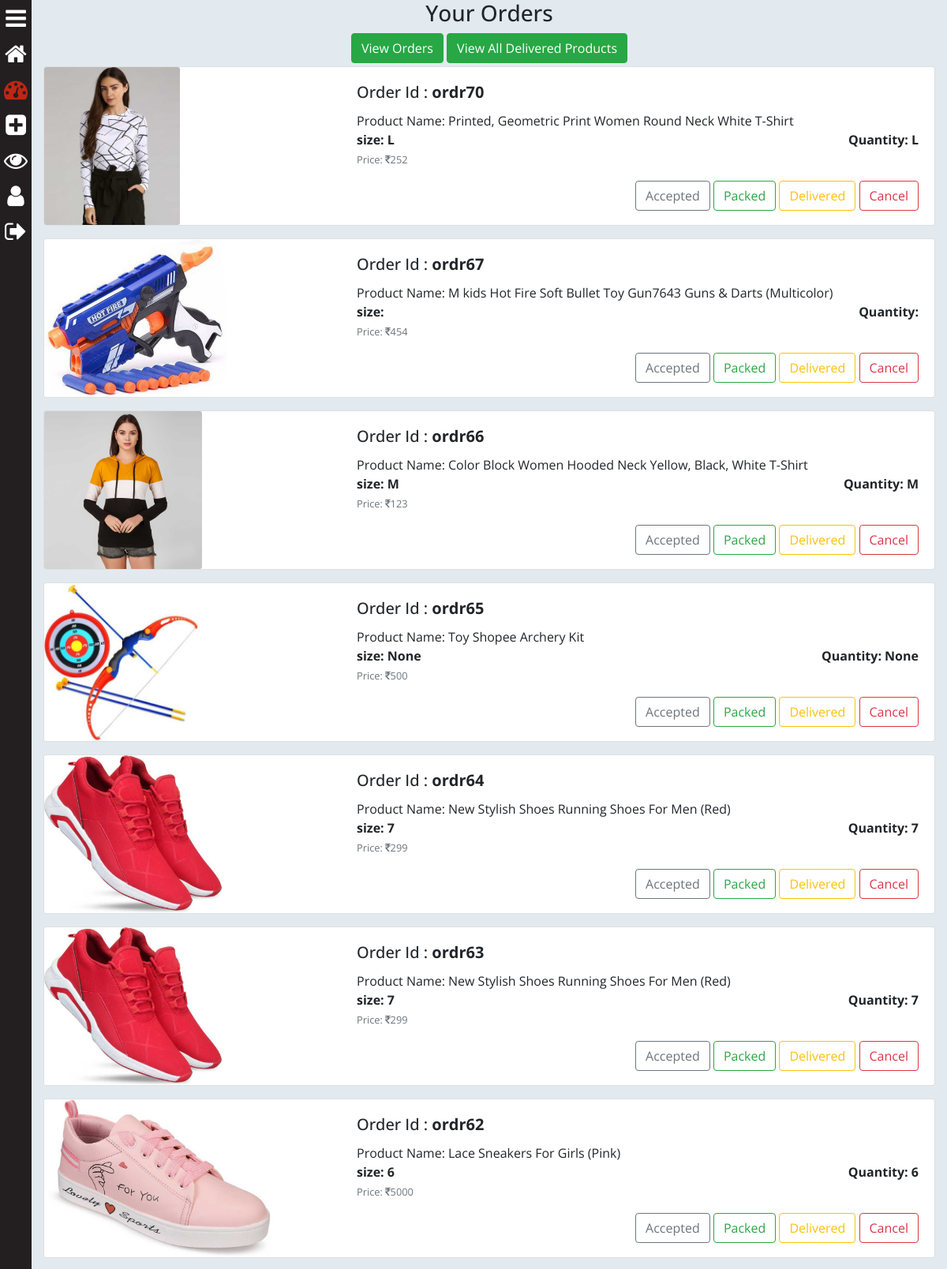
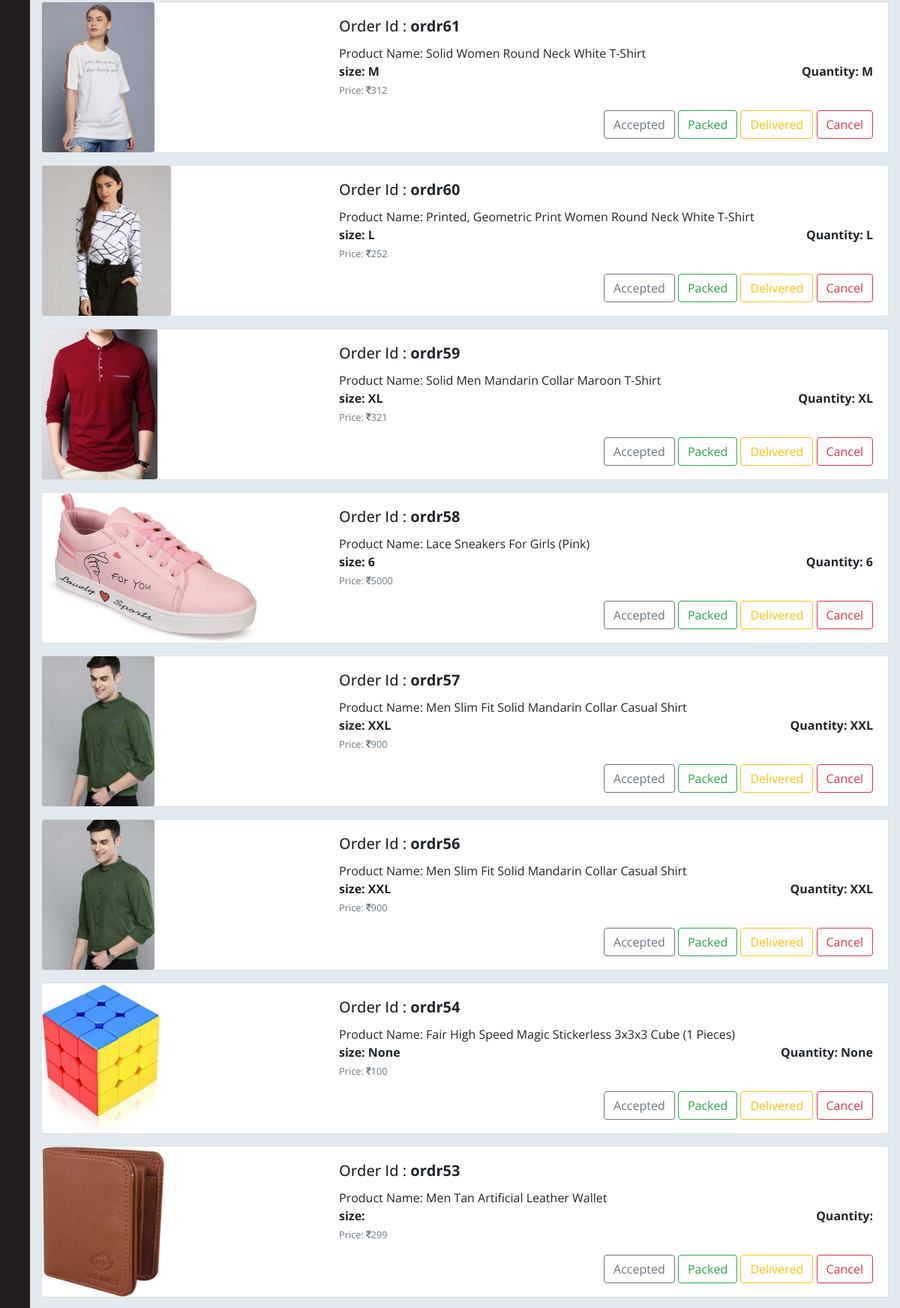
The app's page /seller/ (signed in, upper part) with its own data (2 pictures, top to bottom).
### saler/models.py (models this page shows, shortened)
class Orders(models.Model):
	STATUS_CHOICES = (("Accepted",'Accepted'),("Packed",'Packed'),("On The Way",'On The Way'),("Delivered",'Delivered'),("Cancel",'Cancel'))
	order_id = models.CharField(max_length=50,default='')
	saler = models.CharField(max_length=100,default='wrappers@admin',)
	user = models.ForeignKey(User, default='', on_delete=models.CASCADE)
	products = models.CharField(max_length=50)
	size = models.CharField(max_length=50,default='',null=True)
	status = models.CharField(max_length=15,choices=STATUS_CHOICES,default='')

class Product(models.Model):
	GST_CHOICES = (("0",'0'),("3",'3'),("5",'5'),("12",'12'),("18",'18'),("28",'28'))
	product_id = models.BigAutoField(primary_key=True)
	product_id2 = models.CharField(max_length=100,default='')
	shop = models.ForeignKey(User, on_delete=models.CASCADE,default='')
	product_name = models.CharField(max_length=100)
	category = models.ForeignKey(category, default="", verbose_name="Category", on_delete=models.SET_DEFAULT, null=True)
	subcategory = models.CharField(max_length=50, default="")
	price = models.IntegerField(default=0)
	price_not = models.IntegerField(default=999)
	desc = models.TextField()
	gst = models.CharField(default='0',max_length=3,choices=GST_CHOICES)
	pub_date = models.DateField(auto_now=True)
	image1 = models.ImageField(upload_to='products/images', default="",null=True)
	image2 = models.ImageField(upload_to='products/images', default="",null=True,blank=True)
	image3 = models.ImageField(upload_to='products/images', default="",null=True,blank=True)
	image4 = models.ImageField(upload_to='products/images', default="",null=True,blank=True)
	image5 = models.ImageField(upload_to='products/images', default="",null=True,blank=True)

### saler/views.py (the view)
# urls.py: path('', views.dashboard, name = 'dashboard'),
@login_required
def dashboard(request):
	if request.user.is_superuser or request.user.is_staff:
		if request.method == 'GET':
			odrr = request.GET.get('odrr')
			st = request.GET.get('st')
			if st == 'Cancel':
				o = Orders.objects.filter(order_id=odrr).first()
				o.status = 'Cancel'
				o.save()
			if st == 'Accepted':
				o = Orders.objects.filter(order_id=odrr).first()
				o.status = 'Accepted'
				o.save()
			if st == 'Packed':
				o = Orders.objects.filter(order_id=odrr).first()
				o.status = 'Packed'
				o.save()
			if st == 'Delivered':
				o = Orders.objects.filter(order_id=odrr).first()
				o.status = 'Delivered'
				o.save()
		ordr = [i for i in Orders.objects.filter(saler=request.user) if i.status != 'Cancel' and i.status != 'On The Way' and i.status != 'Delivered'][::-1]
		params = {
				'orders':ordr,
				'dorders': [i for i in Orders.objects.filter(saler=request.user) if i.status != 'Cancel' and i.status == 'On The Way' or i.status == 'Delivered'][::-1],
				'cart_element_no' : len([p for p in MyCart.objects.all() if p.user == request.user]),
				}
		return render(request, 'saler/dashboard.html', params)
	else:
		return redirect("/")

### main/templatetags/app_tags.py (called while the page is built)
@register.filter(name='split')
def split(str, key):
    return str.split(key)

@register.filter(name='remfl')
def remfl(str1, key):
	if str1 != '' and key != '':
		return str(str1)[int(key):-int(key)]

@register.filter(name='product')
def product(str1, key):
	if str1.split(key)[0] != '':
		ppp = Product.objects.filter(product_id=str1.split(key)[0]).first()
		return [ppp.product_name,ppp.image1.url,ppp.price]

### saler/templates/saler/dashboard.html (shortened to what this page needs)
{% extends 'saler/base.html' %}
{% load static %}
{% block saler_head %}
<link rel="stylesheet" href="{% static 'saler/css/home_style.css' %}">
{% endblock saler_head %}
{% block saler_body %}
{% load app_tags %}
<div class="container-fluid">
	<h3 style="text-align: center;">Your Orders</h3>
	<div style="text-align: center;" class="pb-1">
	<a href="#" style="text-align: center;" class="btn btn-success" onclick="document.getElementById('odrs').style.display='block'; document.getElementById('dodrs').style.display='none';">View Orders</a>
	<a href="#" style="text-align: center;" class="btn btn-success" onclick="document.getElementById('odrs').style.display='none'; document.getElementById('dodrs').style.display='block';">View All Delivered Products</a>
	</div>
	<div id="odrs">
	{% for ord in orders %}
	<div class="card mb-3" >
	  <div class="row no-gutters">
	    <div class="col-md-4">
	    	 {% for item in ord.products|split:',' %}
	        {% if item|product:'|'|slice:'0:1'|remfl:'2'%}
	      <img src="{{item|product:'|'|slice:'1:2'|remfl:'2'}}" class="card-img" alt="..." style="max-height: 200px; width: auto;">
	      	{% endif %}
	      	{% endfor %}
	    </div>
	    <div class="col-md-8">
	      <div class="card-body">
	        <h5 class="card-title">Order Id : <strong>{{ord.order_id}}</strong></h5>
	        {% for item in ord.products|split:',' %}
	        {% if item|product:'|'|slice:'0:1'|remfl:'2'%}
	        <p class="card-text m-0">Product Name: {{item|product:'|'|slice:'0:1'|remfl:'2'}}</p>
	        {% endif %}
	      	{% endfor %}
	        <p class="card-text m-0"><b>size: {{ord.size}}</b> <b style="float: right;">Quantity: {{ord.size}}</b></p>
	         {% for item in ord.products|split:',' %}
	        {% if item|product:'|'|slice:'0:1'|remfl:'2'%}
	        <p class="card-text"><small class="text-muted">Price: <i class="fa fa-inr" aria-hidden="true"></i>{{item|product:'|'|slice:'2:3'|remfl:'1'}}</small></p>
	         {% endif %}
	      	{% endfor %}
	        <div style="float: right;">
	        	{% if ord.status in '' %}
	        	<form style="display: inline;">
		        	<button type="submit" class="btn btn-outline-secondary">Accepted</button>
		        </form>
				{% endif %}
		        {% if ord.status != 'Packed' and ord.status != 'Delivered' %}
		        <form style="display: inline;">
					<button type="submit" class="btn btn-outline-success">Packed</button>
				</form>
				{% endif %}
		        {% if ord.status != 'Delivered' %}
		        <form style="display: inline;">
					<button type="submit" class="btn btn-outline-warning">Delivered</button>
				</form>
				{% endif %}
				<form style="display: inline;">
					<button type="submit" class="btn btn-outline-danger">Cancel</button>
				</form>
			</div>
	      </div>
	    </div>
	  </div>
	</div>
	{% endfor %}
	</div>
</div>
{% endblock saler_body %}

### records on screen
Orders: price (picture), order_id "ordr70", size "L"
Product: products "Printed, Geometric Print Women Round Neck White T-Shirt" "Printed, Geometric Print Women Round Neck White T-Shirt", products "252" "252"
Orders: price (picture), order_id "ordr67"
Product: products "M kids Hot Fire Soft Bullet Toy Gun7643 Guns & Darts (Multicolor)", products "454"
Orders: price (picture), order_id "ordr66", size "M"
Product: products "Color Block Women Hooded Neck Yellow, Black, White T-Shirt", products "123"
Orders: price (picture), order_id "ordr65", size "None"
Product: products "Toy Shopee Archery Kit", products "500"
Orders: price (picture), order_id "ordr64", size "7"
Product: products "New Stylish Shoes Running Shoes For Men (Red)" "New Stylish Shoes Running Shoes For Men (Red)", products "299" "299"
Orders: price (picture), order_id "ordr63", size "7"
Orders: price (picture), order_id "ordr62", size "6"
Product: products "Lace Sneakers For Girls (Pink)" "Lace Sneakers For Girls (Pink)", products "5000" "5000"
Orders: price (picture), order_id "ordr61", size "M"
Product: products "Solid Women Round Neck White T-Shirt", products "312"
Orders: price (picture), order_id "ordr60", size "L"
Orders: price (picture), order_id "ordr59", size "XL"
Product: products "Solid Men Mandarin Collar Maroon T-Shirt", products "321"
Orders: price (picture), order_id "ordr58", size "6"
Orders: price (picture), order_id "ordr57", size "XXL"
Product: products "Men Slim Fit Solid Mandarin Collar Casual Shirt" "Men Slim Fit Solid Mandarin Collar Casual Shirt", products "900" "900"
Orders: price (picture), order_id "ordr56", size "XXL"
Orders: price (picture), order_id "ordr54", size "None"
Product: products "Fair High Speed Magic Stickerless 3x3x3 Cube (1 Pieces)", products "100"
Orders: price (picture), order_id "ordr53"
Product: products "Men Tan Artificial Leather Wallet", products "299"
